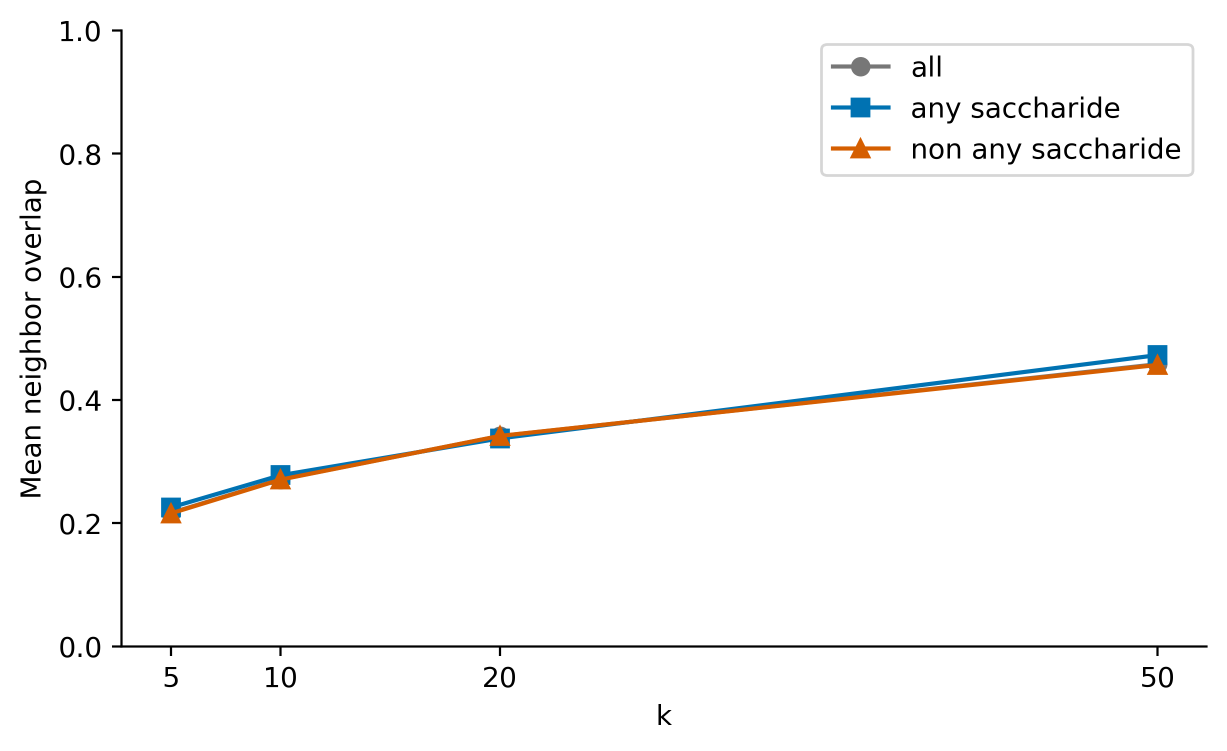
#> input picture figures/WP07_mibig_reference_atlas/consensus_ablation/neighbor_overlap.png, 2453 x 1502 px, given in place of neighbor_overlap.png.png, which was not available (shown at 1/2 size)
$ python preview_figures.py ../../../../figures/WP07_mibig_reference_atlas/consensus_ablation/neighbor_overlap.png
#> lines starting #> are read from the running program, lines starting #| are printed output that depends on the picture; pictures that were not available may be replaced by others from this repository, and a replacement may not be noted
### scripts/archive/WP07_mibig_reference_atlas/consensus_ablation/common.py
"""Shared utilities for corrected consensus Step 3; never imports/runs Step 2."""
from pathlib import Path
import os,sys,json,hashlib,time,platform,importlib.metadata
ROOT=Path(__file__).resolve().parents[1]
PROJECT=ROOT.parents[1]
PREV=PROJECT/"analysis/core_context_representation_geometry_20260910"
sys.path.insert(0,str(PREV/".deps"))
sys.dont_write_bytecode=True
for k in ["OMP_NUM_THREADS","OPENBLAS_NUM_THREADS","MKL_NUM_THREADS","NUMBA_NUM_THREADS"]:os.environ[k]="1"
os.environ["MPLCONFIGDIR"]=str(ROOT/".cache/matplotlib")
os.environ["NUMBA_CACHE_DIR"]=str(ROOT/".cache/numba")
import numpy as np,pandas as pd
import matplotlib
matplotlib.use("Agg")
import matplotlib.pyplot as plt
plt.rcParams.update({"font.size":10,"pdf.fonttype":42,"axes.spines.top":False,"axes.spines.right":False})
SEED=1729;N_PERM=10000;N_BOOT=10000;KS=[5,10,20,50]
DEFS=["any_saccharide","pure_saccharide"]
def tab(path,data):
 p=ROOT/path;p.parent.mkdir(parents=True,exist_ok=True)
 pd.DataFrame(data).to_csv(p,sep="\t",index=False,float_format="%.17g")
def js(path,data): (ROOT/path).write_text(json.dumps(data,indent=2,default=str)+"\n")
# [5 lines left out: function sha, not called in this run]
def read(p):return pd.read_csv(p,sep="\t")
# [9 lines left out: functions load, save, not called in this run]
def versions():
 return {p:importlib.metadata.version(p) for p in ["numpy","pandas","scipy","scikit-learn","matplotlib","umap-learn","numba","pynndescent"]}
# [8 lines left out: function integrity, not called in this run]

### scripts/archive/WP07_mibig_reference_atlas/consensus_ablation/preview_figures.py
from common import *
from PIL import Image,ImageOps
import io,base64
images=[]
for name in sys.argv[1:]:
 im=Image.open(ROOT/"figures"/(name+".png")).convert("RGB")
 im.thumbnail((1350,650));images.append(im)
#> after `im.thumbnail((1350, 650))`:
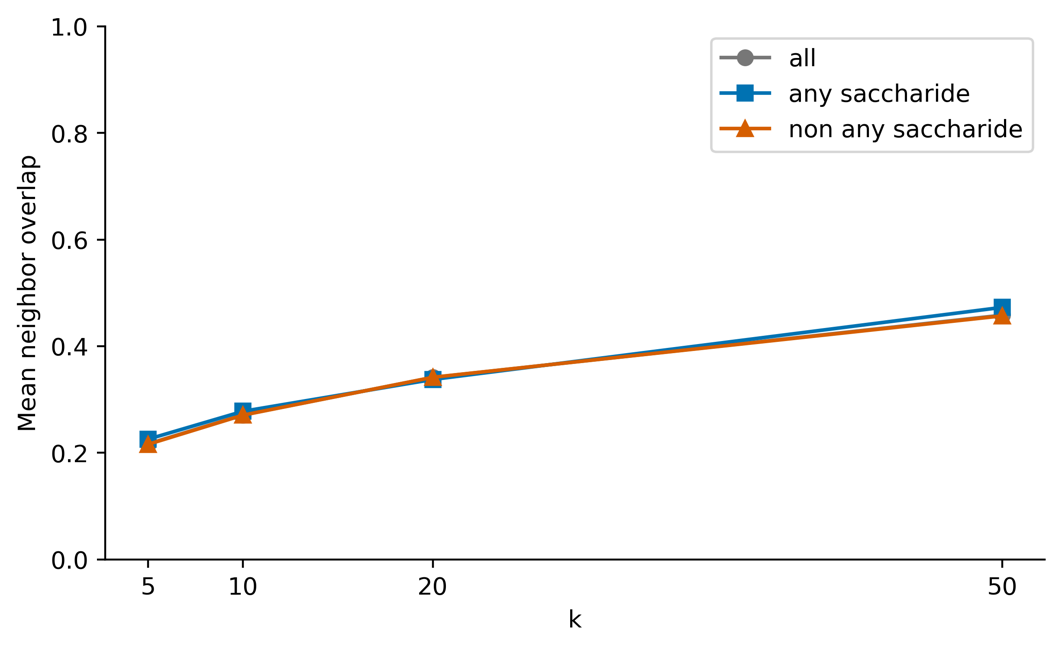
#> im: PIL image 1062x650 RGB; mean R, G, B 250.4, 250.2, 249.9
canvas=Image.new("RGB",(1350,sum(im.height+12 for im in images)),"white")
#> canvas: PIL image 1350x662 RGB; every value is 255
y=0
for im in images:canvas.paste(im,((1350-im.width)//2,y));y+=im.height+12
#> this loop made 1 pass
#> y on pass 1: 662
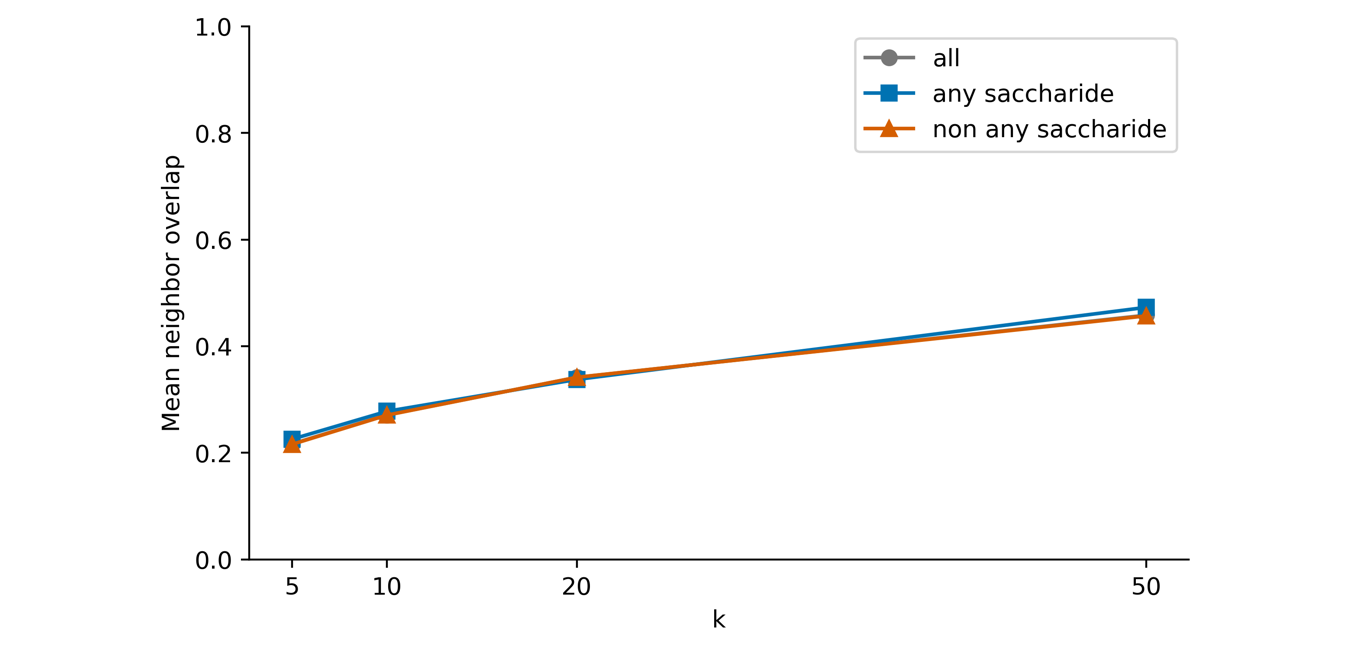
#> canvas: PIL image 1350x662 RGB; mean R, G, B 251.4, 251.3, 251.1
#> after the loop, y = 662
b=io.BytesIO();canvas.save(b,format="PNG")
print(base64.b64encode(b.getvalue()).decode())

$ run again, on figures/WP07_mibig_reference_atlas/noncore_mechanism/A_B_N_neighbor_overlap.png
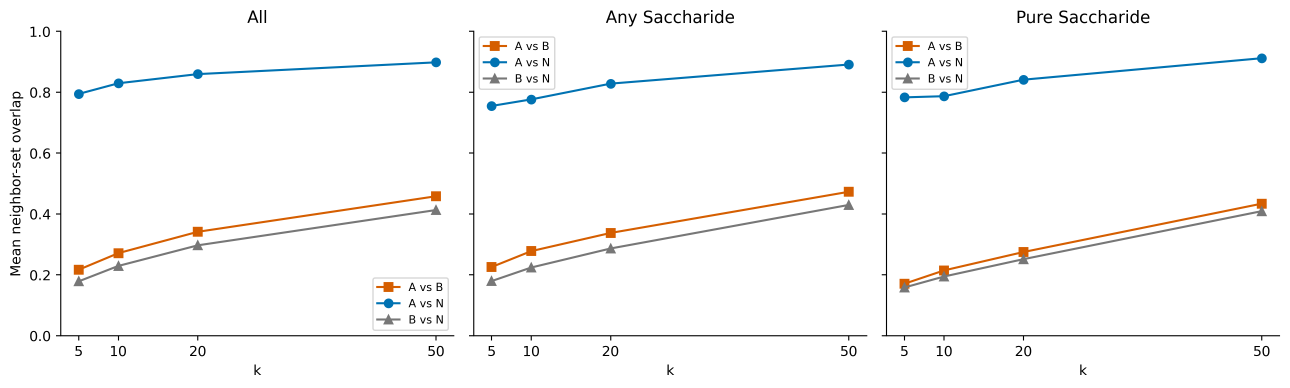
#> input picture figures/WP07_mibig_reference_atlas/noncore_mechanism/A_B_N_neighbor_overlap.png, 5158 x 1552 px, given in place of A_B_N_neighbor_overlap.png.png, which was not available (shown at 1/4 size)
#> `im.thumbnail((1350, 650))`:
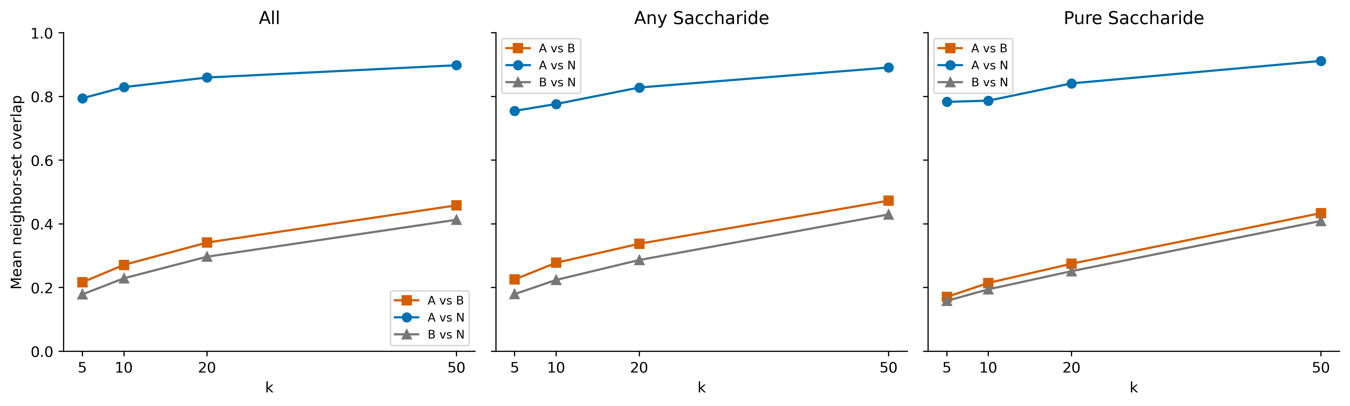
#> im: PIL image 1350x406 RGB; mean R, G, B 249.1, 248.9, 248.7
#> the loop `for im in images:canvas.paste(im,((1350-im.width)//2,y));y+=im.height+12` made 1 pass
#> y on pass 1: 418
#> after the loop `for im in images:canvas.paste(im,((1350-im.width)//2,y));y+=im.height+12`:
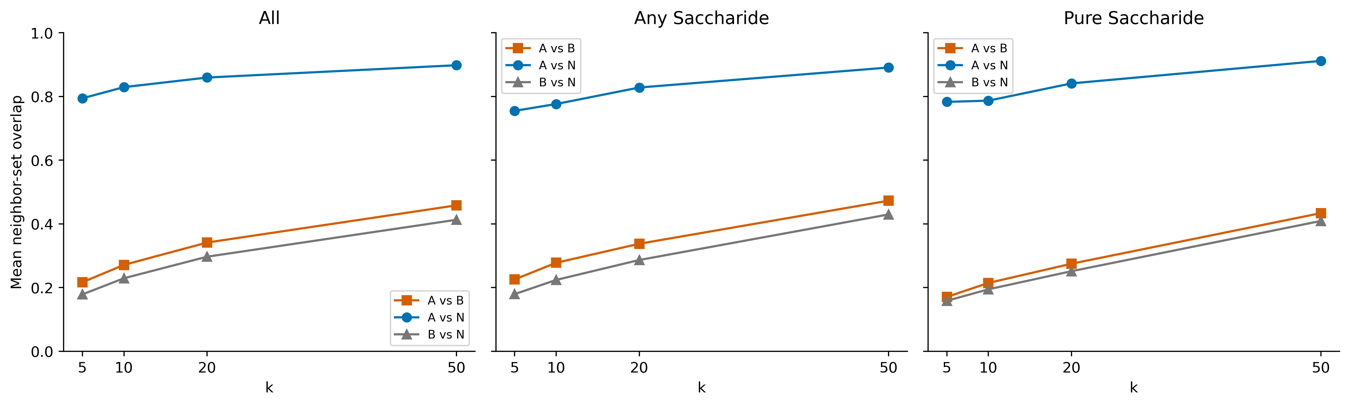
#> canvas: PIL image 1350x418 RGB; mean R, G, B 249.2, 249.1, 248.9
#> after the loop `for im in images:canvas.paste(im,((1350-im.width)//2,y));y+=im.height+12`: y = 418

$ run again, on figures/WP07_mibig_reference_atlas/noncore_mechanism/A_B_N_saccharide_knn.png
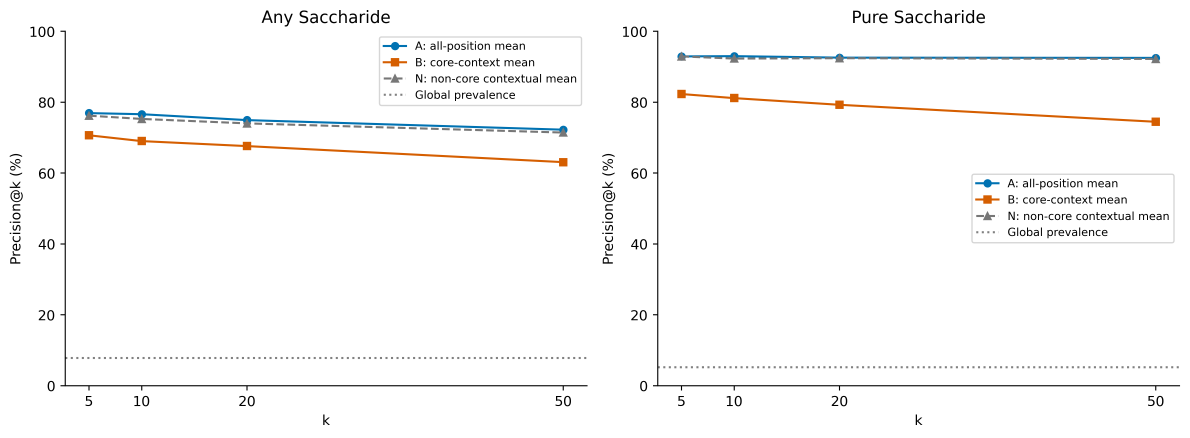
#> input picture figures/WP07_mibig_reference_atlas/noncore_mechanism/A_B_N_saccharide_knn.png, 4758 x 1752 px, given in place of A_B_N_saccharide_knn.png.png, which was not available (shown at 1/4 size)
#> `im.thumbnail((1350, 650))`:
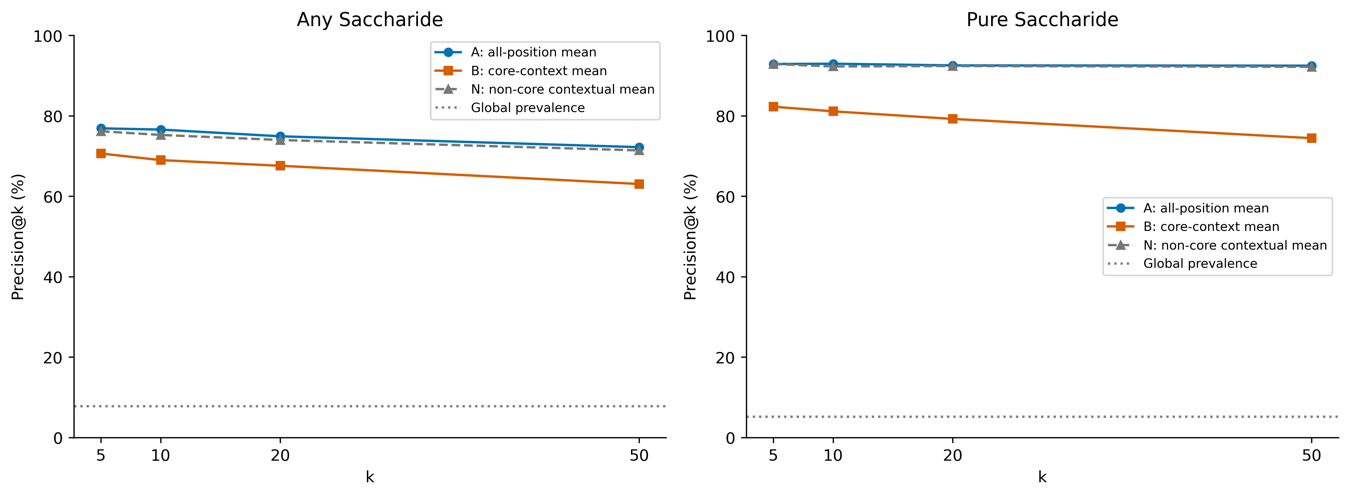
#> im: PIL image 1350x497 RGB; mean R, G, B 249.6, 249.4, 249.1
#> the loop `for im in images:canvas.paste(im,((1350-im.width)//2,y));y+=im.height+12` made 1 pass
#> y on pass 1: 509
#> after the loop `for im in images:canvas.paste(im,((1350-im.width)//2,y));y+=im.height+12`:
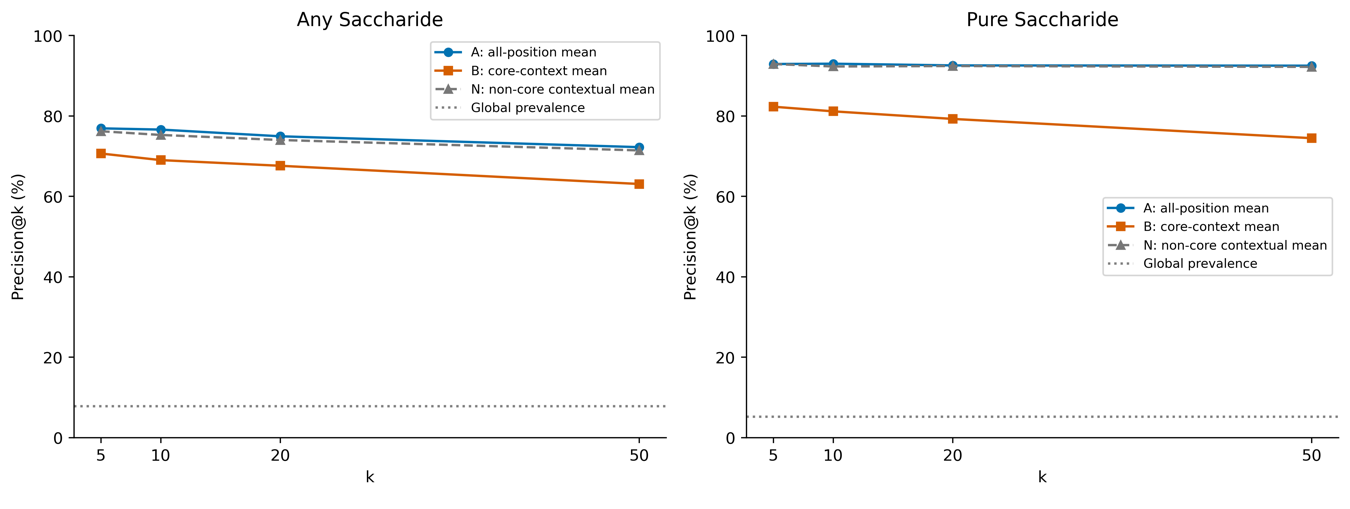
#> canvas: PIL image 1350x509 RGB; mean R, G, B 249.7, 249.5, 249.3
#> after the loop `for im in images:canvas.paste(im,((1350-im.width)//2,y));y+=im.height+12`: y = 509

$ run again, on figures/WP07_mibig_reference_atlas/published_reference/pca_qc.png
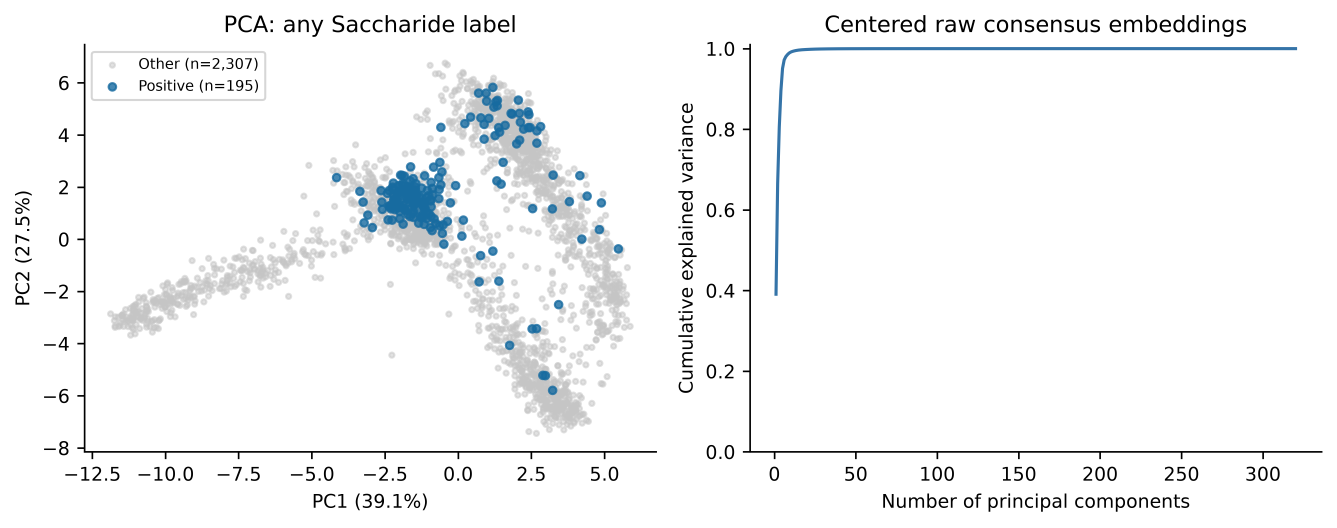
#> input picture figures/WP07_mibig_reference_atlas/published_reference/pca_qc.png, 5346 x 2109 px, given in place of pca_qc.png.png, which was not available (shown at 1/4 size)
#> `im.thumbnail((1350, 650))`:
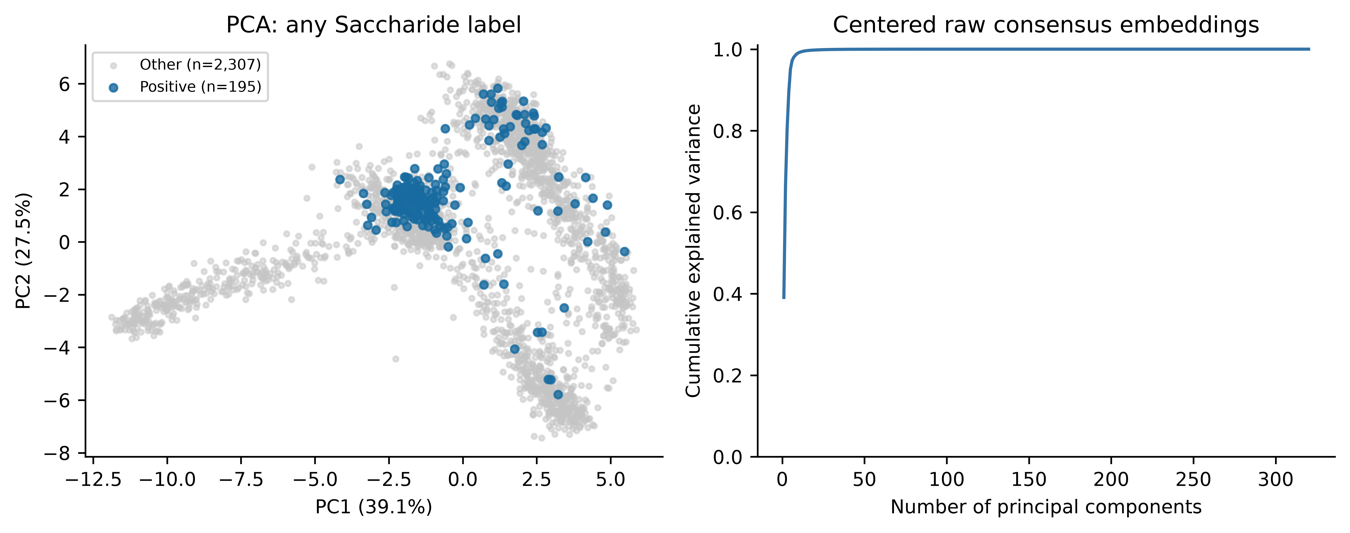
#> im: PIL image 1350x533 RGB; mean R, G, B 244.7, 245.8, 246.5
#> the loop `for im in images:canvas.paste(im,((1350-im.width)//2,y));y+=im.height+12` made 1 pass
#> y on pass 1: 545
#> after the loop `for im in images:canvas.paste(im,((1350-im.width)//2,y));y+=im.height+12`:
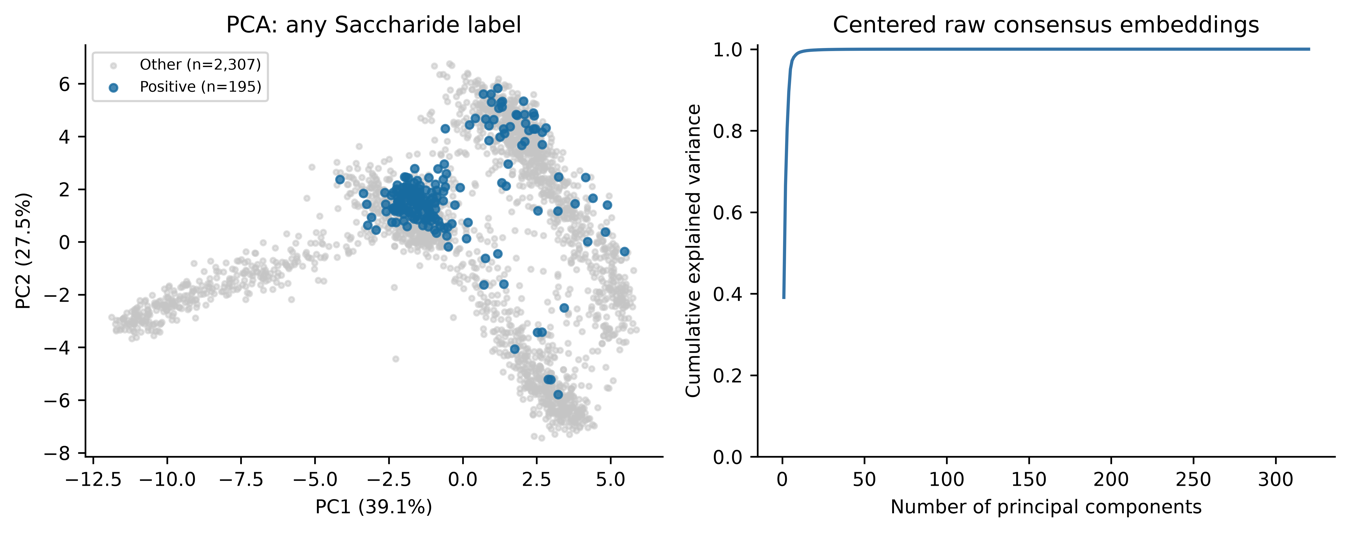
#> canvas: PIL image 1350x545 RGB; mean R, G, B 244.9, 246, 246.7
#> after the loop `for im in images:canvas.paste(im,((1350-im.width)//2,y));y+=im.height+12`: y = 545
